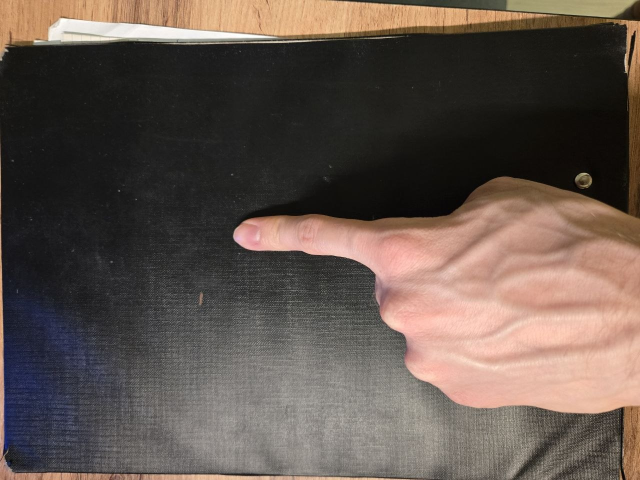
#> input picture seminars/seminar_06/data/hand_4.jpg, 1280 x 960 px, found by its file name (shown at 1/2 size)
$ python test.py
#> lines starting #> are read from the running program, lines starting #| are printed output that depends on the picture; after the words box and inside, x2 and y2 are one past the last pixel; in counts of white or black regions, pixels touching at a corner belong together; pictures that were not available may be replaced by others from this repository, and a replacement may not be noted
import cv2
import numpy as np

def nothing(x):
    pass

# Укажите пути к вашим двум фото (например, с разным освещением или жестами)
img1 = cv2.imread('/home/homa/education/cv_course_2026/seminars/seminar_06/data/hand_4.jpg')
#> img1 is the input picture: shape (960, 1280, 3); mean B, G, R 77.3, 84.8, 97.7
img2 = cv2.imread('/home/homa/education/cv_course_2026/seminars/seminar_06/data/hand.jpg') # Укажите путь ко второму фото
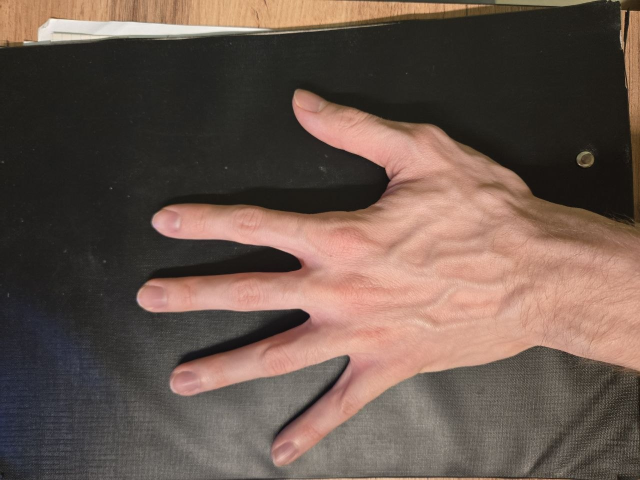
#> input picture seminars/seminar_06/data/hand_1.jpg, 1280 x 960 px, given in place of hand.jpg, which was not available (shown at 1/2 size)
#> img2 is the input picture: shape (960, 1280, 3); mean B, G, R 77, 86.2, 104.5

# Чтобы склеить картинки, они должны быть строго одного размера.
# Уменьшаем их (480x360), чтобы итоговое склеенное окно (960x360) влезло на экран
target_size = (480, 360)
img1 = cv2.resize(img1, target_size)
#> img1: shape (360, 480, 3)
img2 = cv2.resize(img2, target_size)
#> img2: shape (360, 480, 3)

# Создаем окно управления
cv2.namedWindow('HSV_Tuner')

# Создаем ползунки для настройки
cv2.createTrackbar('H_min', 'HSV_Tuner', 0, 179, nothing)
cv2.createTrackbar('S_min', 'HSV_Tuner', 20, 255, nothing)
cv2.createTrackbar('V_min', 'HSV_Tuner', 70, 255, nothing)
cv2.createTrackbar('H_max', 'HSV_Tuner', 20, 179, nothing)
cv2.createTrackbar('S_max', 'HSV_Tuner', 255, 255, nothing)
cv2.createTrackbar('V_max', 'HSV_Tuner', 255, 255, nothing)

while True:
    # Размываем оба фото
    blurred1 = cv2.GaussianBlur(img1, (5, 5), 0)
    blurred2 = cv2.GaussianBlur(img2, (5, 5), 0)

    hsv1 = cv2.cvtColor(blurred1, cv2.COLOR_BGR2HSV)
#> hsv1: shape (360, 480, 3); mean H, S, V 27.7, 48.1, 98.9
    hsv2 = cv2.cvtColor(blurred2, cv2.COLOR_BGR2HSV)
#> hsv2: shape (360, 480, 3); mean H, S, V 23.8, 55.7, 105

    # Считываем текущие значения ползунков
    h_min = cv2.getTrackbarPos('H_min', 'HSV_Tuner')
    s_min = cv2.getTrackbarPos('S_min', 'HSV_Tuner')
    v_min = cv2.getTrackbarPos('V_min', 'HSV_Tuner')
    h_max = cv2.getTrackbarPos('H_max', 'HSV_Tuner')
    s_max = cv2.getTrackbarPos('S_max', 'HSV_Tuner')
    v_max = cv2.getTrackbarPos('V_max', 'HSV_Tuner')

    lower = np.array([h_min, s_min, v_min])
    upper = np.array([h_max, s_max, v_max])

    # Применяем маску к обоим
    mask1 = cv2.inRange(hsv1, lower, upper)
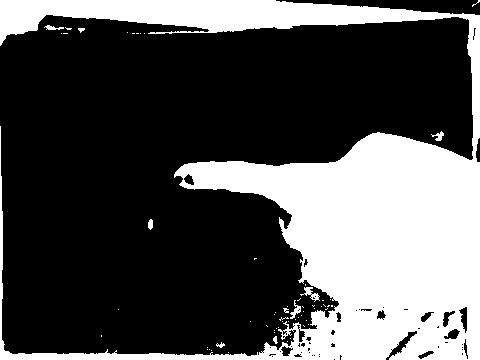
#> mask1: shape (360, 480); 31.9% white; 60 white regions (51 under 20 px), largest, box (x1, y1, x2, y2) and area: (0, 0, 480, 360) 54540, (300, 287, 320, 302) 107, (290, 300, 301, 319) 79
    mask2 = cv2.inRange(hsv2, lower, upper)
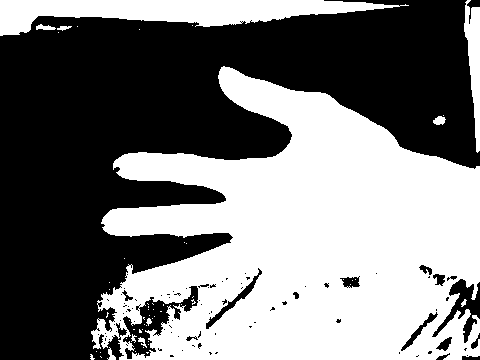
#> mask2: shape (360, 480); 47.4% white; 56 white regions (45 under 20 px), largest, box (x1, y1, x2, y2) and area: (91, 66, 480, 360) 72587, (0, 0, 409, 36) 7484, (464, 0, 480, 153) 1369

    # Получаем результаты
    result1 = cv2.bitwise_and(img1, img1, mask=mask1)
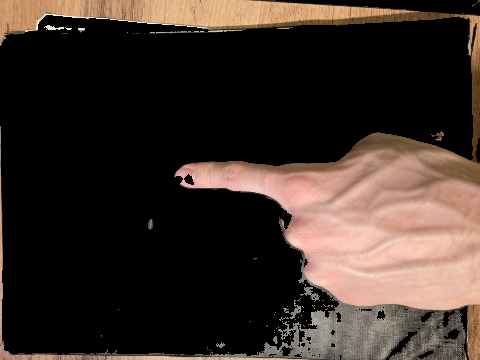
#> result1: shape (360, 480, 3); mean B, G, R 40.1, 46.8, 59
    result2 = cv2.bitwise_and(img2, img2, mask=mask2)
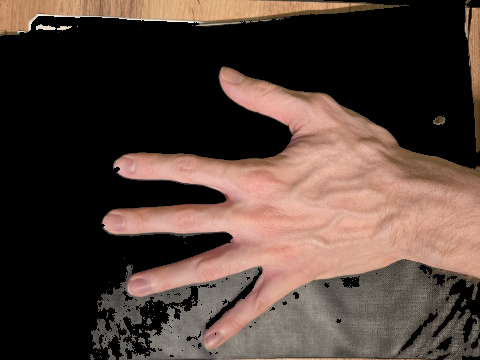
#> result2: shape (360, 480, 3); mean B, G, R 55.3, 63.1, 80.6

    # Склеиваем маски и результаты по горизонтали (бок о бок)
    combined_masks = np.hstack((mask1, mask2))
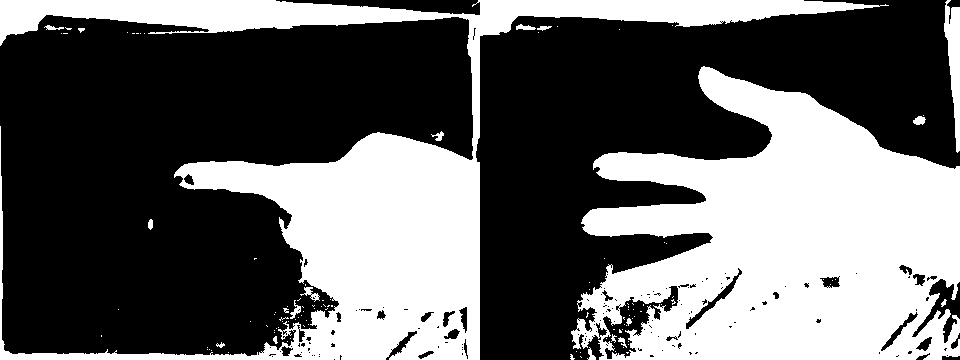
#> combined_masks: shape (360, 960); 39.6% white; 114 white regions (95 under 20 px), largest, box (x1, y1, x2, y2) and area: (571, 66, 960, 360) 72587, (0, 0, 889, 360) 62037, (944, 0, 960, 153) 1369
    combined_results = np.hstack((result1, result2))
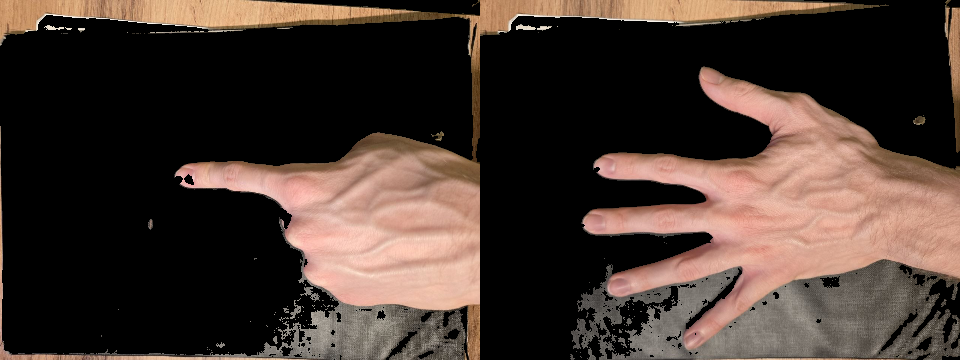
#> combined_results: shape (360, 960, 3); mean B, G, R 47.7, 55, 69.8

    # Показываем склеенные изображения
    cv2.imshow('Masks (Black/White)', combined_masks)
    cv2.imshow('Results', combined_results)

    # Нажмите 'q' для выхода
    if cv2.waitKey(1) & 0xFF == ord('q'):
#> (key q is pressed here)
        print(f"Ваши идеальные параметры:")
        print(f"lower_skin = np.array([{h_min}, {s_min}, {v_min}])")
        print(f"upper_skin = np.array([{h_max}, {s_max}, {v_max}])")
        break

cv2.destroyAllWindows()
